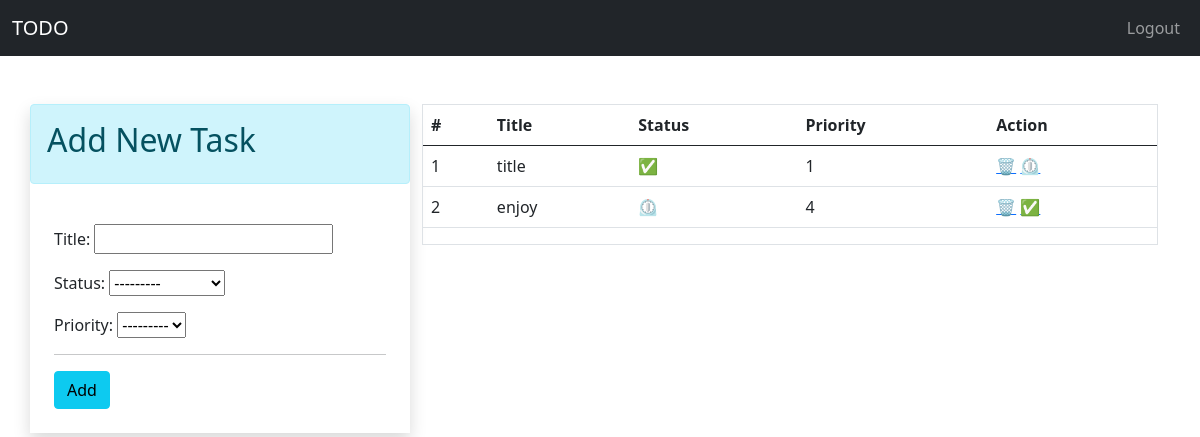
The app's page / (signed in) with its own data.
### app/models.py (models this page shows)
class TODO(models.Model):
    status_choices = [
        ('C', 'COMPLETED'),
        ('P', 'PENDING'),
    ]
    priority_choices = [
        ('1', "1️⃣"),
        ('2', "2️⃣"),
        ('3', "3️⃣"),
        ('4', "4️⃣"),
        ('5', "5️⃣"),
        ('6', "6️⃣"),
        ('7', "7️⃣"),
        ('8', "8️⃣"),
        ('9', "9️⃣"),
        ('10',"🔟"),
    ]
    title = models.CharField(max_length=50)
    status = models.CharField(max_length=2, choices=status_choices)
    user = models.ForeignKey(User, on_delete=models.CASCADE)
    date = models.DateTimeField(auto_now_add=True)
    priority = models.CharField(max_length=2, choices=priority_choices)

### app/views.py (the view)
# urls.py: path('', views.home, name='home'),
@login_required(login_url='login')
def home(request):
    if request.user.is_authenticated:
        user = request.user
        form = TODOForm()
        tasks = TODO.objects.filter(user=user).order_by('priority')
        return render(request, 'app/index.html', context={'form':form, 'tasks': tasks})

### app/forms.py
class TODOForm(ModelForm):
    class Meta:
        model = TODO
        fields = ['title', 'status', 'priority']

### templates/app/index.html (shortened to what this page needs)
{% extends 'app/base.html' %}
{% block content %}
<div>
    <div class="container pt-4">
        <div class="row p-0 mt-4">
            <div class="col-lg-4 mx-auto shadow p-0">
                <div class="alert alert-info">
                    <h2>Add New Task</h2>
                </div>
                <div class="p-4">
                    <form action="/add-task/" method="POST">
                        {{form.as_p}}
                        <hr>
                        <input type="submit" value="Add" class="btn btn-info">
                    </form>
                </div>
            </div>
            <div class="col">
                <div class="border">
                    {% if tasks|length == 0 %}
                    <div class="p-4">
                        <br>
                        <br>
                        <div class="alert alert-info text-center">
                            <p class="" style="font-size: 30px;">No Tasks</p>
                        </div>
                        <br>
                        <br>
                    </div>
                    {% else %}
                    <div>
                        <table class="table">
                            <thead>
                                <tr>
                                    <th>#</th>
                                    <th>Title</th>
                                    <th>Status</th>
                                    <th>Priority</th>
                                    <th>Action</th>
                                </tr>
                            </thead>
                            <tbody>
                                {% for task in tasks %}
                                <tr>
                                    <td>{{forloop.counter}}</td>
                                    <td>{{task.title}}</td>
                                    <td>
                                        {% if task.status == 'P' %}
                                        ⏲️
                                        {% else %}
                                        ✅
                                        {% endif %}
                                    </td>
                                    <td>{{task.priority}}</td>
                                    <td>
                                        <a href="delete-task/{{task.id}}" title="Delete" class="">🗑️</a>
                                        {% if task.status == 'P' %}
                                        <a href="change-status/{{task.id}}/C" title="Mark Completed" class="">✅</a>
                                        {% else %}
                                        <a href="change-status/{{task.id}}/P" title="Mark Pending" class="">⏲️</a>
                                        {% endif %}
                                    </td>
                                </tr>
                                {% endfor %}
                            </tbody>
                        </table>
                    </div>
                    {% endif %}
                </div>
            </div>
        </div>
    </div>
</div>
{% endblock %}

### records on screen
TODO: title "title", priority "1"
TODO: title "enjoy", priority "4"
